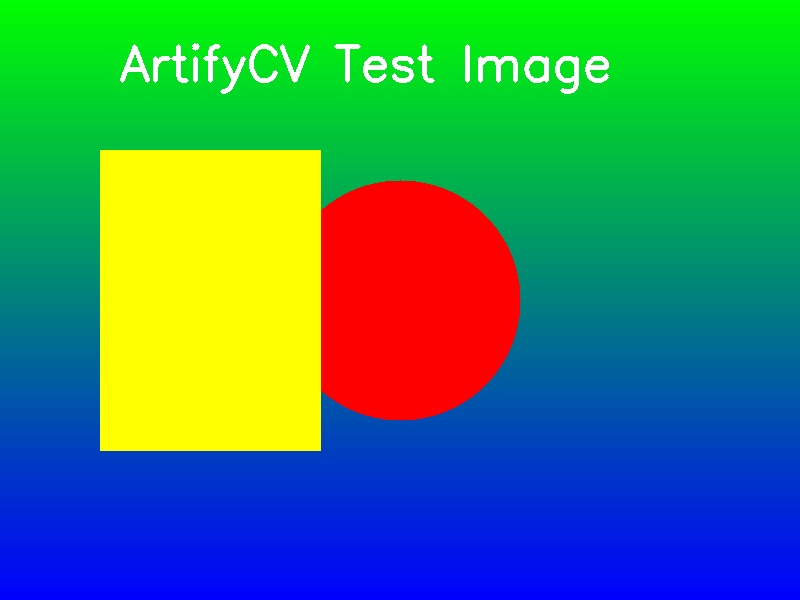
#> input picture test_real.jpg, 800 x 600 px
$ python -i image_processor.py   (imports and definitions only)
#> lines starting #> are read from the running program, lines starting #| are printed output that depends on the picture; after the words box and inside, x2 and y2 are one past the last pixel; in counts of white or black regions, pixels touching at a corner belong together
#> further down, picture is the input picture: shape (600, 800, 3); mean B, G, R 101.3, 134.5, 59.7
import cv2
import numpy as np

# [27 lines left out: function adjust_brightness_contrast, not called in this run]

def apply_cartoon(img, smoothness=4, edge_thickness=9, edge_strength=5):
    """
    Applies a cartoon/cell-shaded effect.
    - smoothness: number of bilateral filter iterations (1-10)
    - edge_thickness: adaptive threshold block size (must be odd, 3-25)
    - edge_strength: adaptive threshold constant to subtract (1-20)
    """
#> called with smoothness = 4, edge_thickness = 9, edge_strength = 5
    # 1. Bilateral filter to smooth color while keeping edges
    color = img.copy()
    for _ in range(int(smoothness)):
        color = cv2.bilateralFilter(color, d=9, sigmaColor=75, sigmaSpace=75)

    # 2. Convert to grayscale and apply median blur for clean lines
    gray = cv2.cvtColor(img, cv2.COLOR_BGR2GRAY)
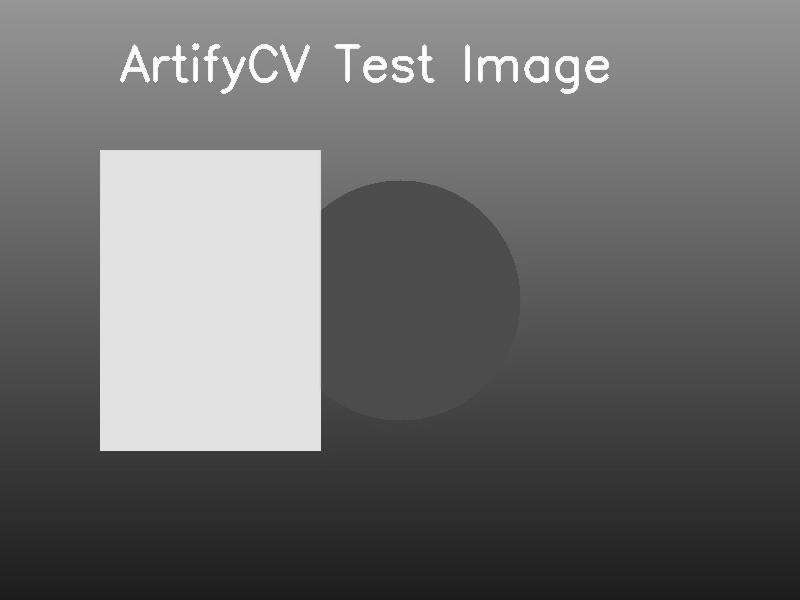
#> gray: shape (600, 800); min 29, max 255, mean 108.3
    gray = cv2.medianBlur(gray, 5)

    # 3. Detect edges using adaptive threshold
    # Block size must be odd and >= 3
    block_size = int(edge_thickness)
    if block_size % 2 == 0:
        block_size += 1
    block_size = max(3, block_size)

    edges = cv2.adaptiveThreshold(
        gray, 255,
        cv2.ADAPTIVE_THRESH_MEAN_C,
        cv2.THRESH_BINARY,
        block_size,
        int(edge_strength)
    )
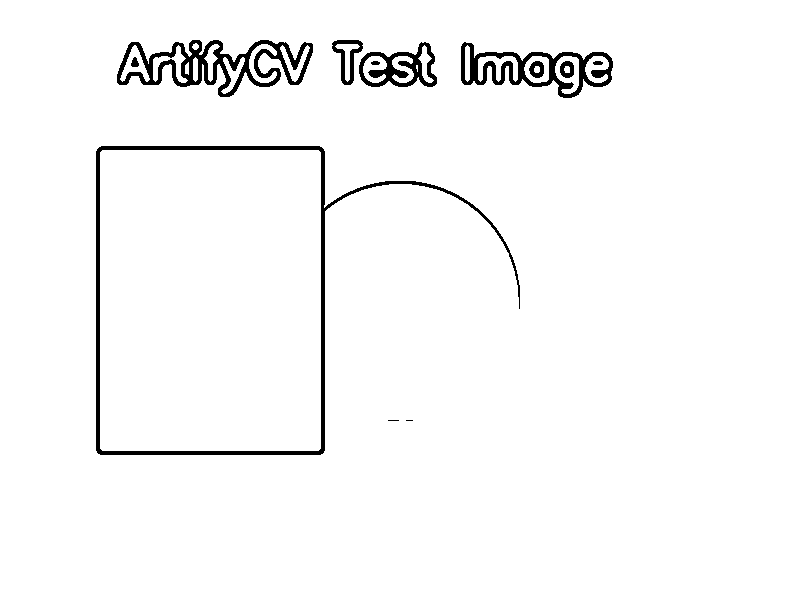
#> edges: shape (600, 800); 97.1% white; 12 black regions (2 under 20 px), largest, box (x1, y1, x2, y2) and area: (96, 146, 520, 455) 5000, (117, 40, 313, 97) 3860, (461, 42, 613, 98) 2594

    # 4. Merge edges with smoothed color image
    edges_color = cv2.cvtColor(edges, cv2.COLOR_GRAY2BGR)
    cartoon = cv2.bitwise_and(color, edges_color)
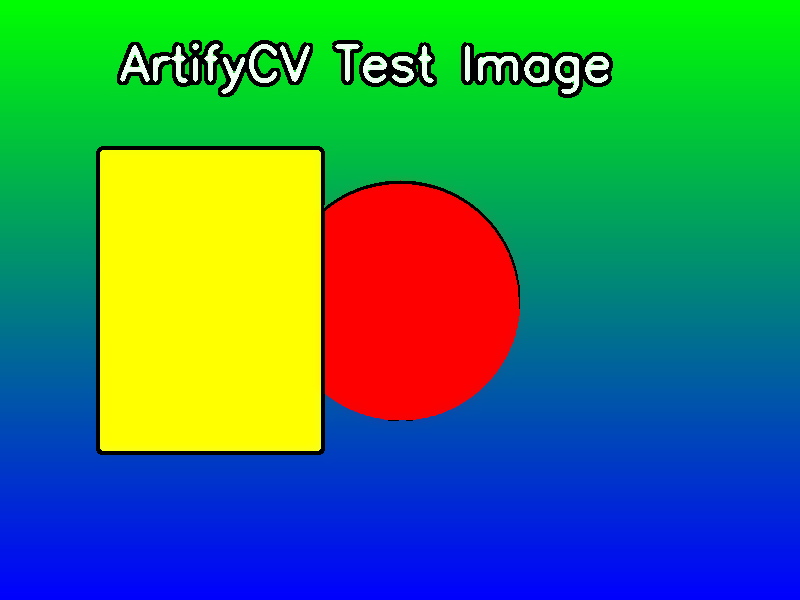
#> cartoon: shape (600, 800, 3); mean B, G, R 99.6, 129.5, 58.5
    return cartoon

# [83 lines left out: functions apply_watercolor, apply_oil_painting, apply_palette_knife, apply_pencil_sketch, not called in this run]

>>> import cv2
>>> picture = cv2.imread('test_real.jpg')
>>> result = apply_cartoon(picture)
